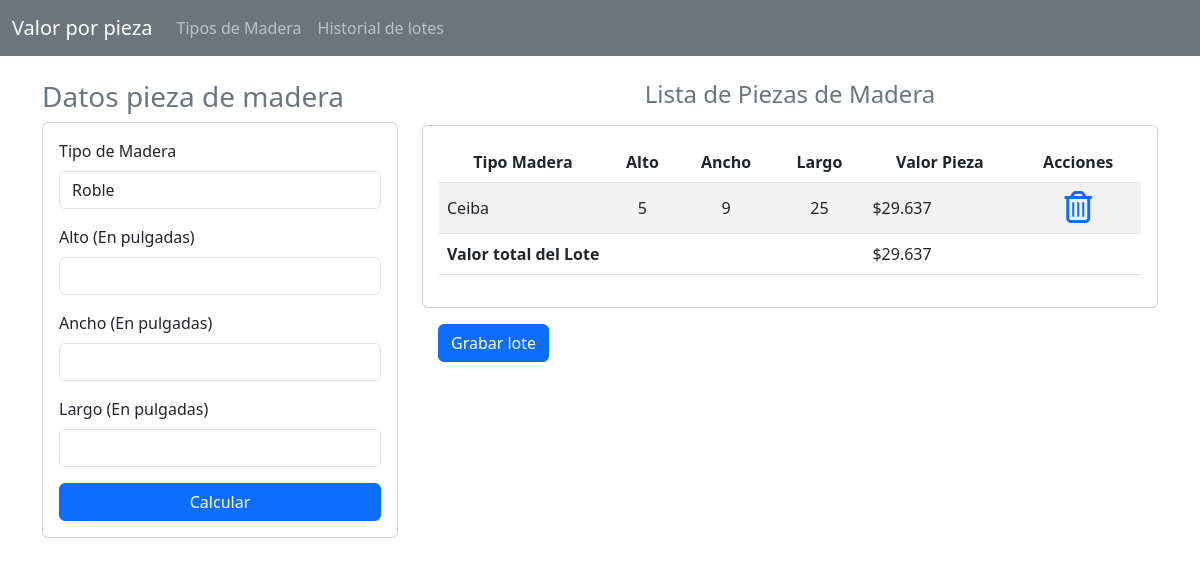
Before: / with the older database file.
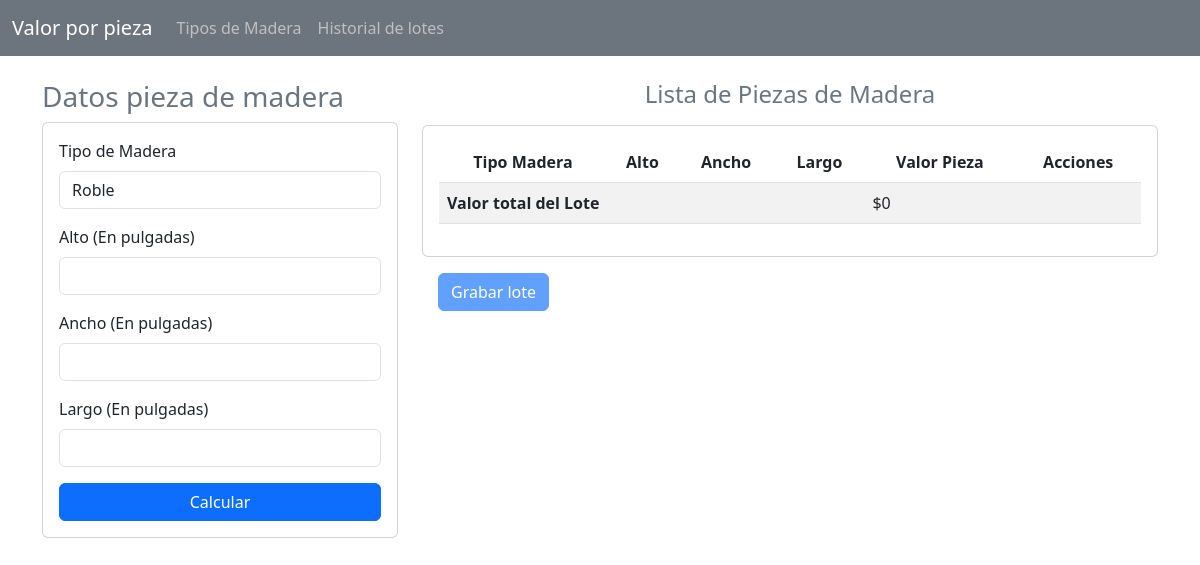
After: the same page with the newer database file.
### CalcularValor/models.py (models this page shows, shortened)
class PiezaMadera(models.Model):
    idPieza = models.AutoField(primary_key=True)
    tipoMadera = models.ForeignKey(TipoMadera, null=True, on_delete=models.CASCADE)
    alto = models.PositiveSmallIntegerField(null=False, blank=False, verbose_name="Alto")
    ancho = models.PositiveSmallIntegerField(null= False, blank=False, verbose_name="Ancho")
    largo = models.PositiveSmallIntegerField(null= False, blank=False, verbose_name="Largo")
    valorPieza = models.PositiveSmallIntegerField(null= True, blank=True)
    idLote = models.ForeignKey(LotesMadera, null=True, blank=True, on_delete=models.CASCADE)

class TipoMadera(models.Model):
    idTipoMadera = models.AutoField(primary_key=True)
    nombre = models.CharField(max_length=50)
    valorPie = models.PositiveIntegerField()

### CalcularValor/views.py (the view)
# urls.py: path('', views.home, name='home'),
def home(request):
    listaPiezas= PiezaMadera.objects.filter(idLote = None)
    listaTiposMadera = TipoMadera.objects.all()
    total = 0
    for item in listaPiezas:
        total = total + item.valorPieza
    return render(request, 'home.html', {"listaPiezas" : listaPiezas, "listaTiposMadera" : listaTiposMadera, "total": total })

### CalcularValor/templates/home.html (shortened to what this page needs)
{% extends "./base.html"%} {% block title %} MaderApp {% endblock %} {% block body %} {% load humanize %}
<div class="row">
  <div class="col-sm-12 col-md-12 col-lg-4 col-xl-4">
    <h3 class="text-secondary">Datos pieza de madera</h3>
    <div class="card">
      <div class="card-body">
        <form action="/calcularValorPieza/" method="POST">
          <div class="form-group">
            <label for="" class="form-label">Tipo de Madera</label>
            <select name="tipoMadera" id="tipoMadera" class="form-control mb-3">
              {% for item in listaTiposMadera %}
              <option value="{{item.idTipoMadera}}">{{item.nombre}}</option>
              {% endfor%}
            </select>
          </div>
          <div class="form-group">
            <label for="txtAlto" class="form-label">Alto (En pulgadas)</label>
            <input
              type="text"
              name="txtAlto"
              id="txtAlto"
              class="form-control mb-3"
              autocomplete="false"
              maxlength="100"
              required
            />
          </div>
          <div class="form-group">
            <label for="txtAncho" class="form-label">Ancho (En pulgadas)</label>
            <input
              type="text"
              name="txtAncho"
              id="txtAncho"
              class="form-control mb-3"
              autocomplete="false"
              maxlength="100"
              required
            />
          </div>
          <div class="form-group">
            <label for="txtLargo" class="form-label">Largo (En pulgadas)</label>
            <input
              type="text"
              name="txtLargo"
              id="txtLatgo"
              class="form-control"
              autocomplete="false"
              maxlength="100"
              required
            />
          </div>
          <div class="d-grid gap-2">
            <button class="btn btn-primary mt-3">Calcular</button>
          </div>
        </form>
      </div>
    </div>
  </div>
  <div class="col-sm-12 col-md-12 col-lg-8 col-xl-8">
    <h4 class="card-title text-center text-secondary mb-3">
      Lista de Piezas de Madera
    </h4>
    <div class="card">
      <div class="card-body">
        <div class="table-responsive">
          <table class="table table-striped table align-middle">
            <thead>
              <tr class="text-center" >
                <th scope="col">Tipo Madera</th>
                <th scope="col">Alto</th>
                <th scope="col">Ancho</th>
                <th scope="col">Largo</th>
                <th scope="col">Valor Pieza</th>
                <th scope="col">Acciones</th>
              </tr>
            </thead>
            <tbody class="text-secondary">
              {% for pieza in listaPiezas %}
              <tr>
                <td>{{ pieza.tipoMadera.nombre }}</td>
                <td class="text-center" >{{ pieza.alto }}</td>
                <td class="text-center" >{{ pieza.ancho}}</td>
                <td class="text-center" >{{ pieza.largo}}</td>
                <td>${{ pieza.valorPieza | intcomma}}</td>
                <td class="text-center">
                  <a class="btnEliminar" href="/eliminarPiezaMadera/{{ pieza.idPieza }}">
                    <i class="fa-regular fa-trash-can fa-2x"></i
                  ></a>
                </td>
              </tr>
              {% endfor %}
              <tr>
                <td colspan="4" class="fw-bold">Valor total del Lote</td>
                <td>${{ total | intcomma}}</td>
                <td></td>
              </tr>
            </tbody>
          </table>
        </div>
      </div>
    </div>
    {% if listaPiezas %}
    <a name="btn-grabar-lote" id="btn-grabar-lote" class="btn btn-primary m-3" href="{% url 'registrarLote' %}" role="button"
    >Grabar lote</a>
    {% else %}
      <a name="btn-grabar-lote" id="btn-grabar-lote" class="btn btn-primary disabled m-3" href="{% url 'registrarLote' %}" role="button"
    >Grabar lote</a>
    {% endif %}
  </div>
</div>
{% endblock %}

Changed rows visible on the page:
removed PiezaMadera: tipoMadera.nombre "Ceiba", alto "5", ancho "9", largo "25", valorPieza "29.637"
Other visible differences:
{{ total | intcomma }}: "29.637" → "0"
